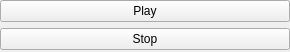
<?xml version="1.0" encoding="UTF-8"?>
<ui version="4.0">
 <class>AnimationObjectWidget</class>
 <widget class="QWidget" name="AnimationObjectWidget">
  <property name="geometry">
   <rect>
    <x>0</x>
    <y>0</y>
    <width>290</width>
    <height>52</height>
   </rect>
  </property>
  <property name="windowTitle">
   <string>Form</string>
  </property>
  <property name="locale">
   <locale language="English" country="UnitedStates"/>
  </property>
  <layout class="QVBoxLayout" name="verticalLayout">
   <property name="leftMargin">
    <number>0</number>
   </property>
   <property name="topMargin">
    <number>0</number>
   </property>
   <property name="rightMargin">
    <number>0</number>
   </property>
   <property name="bottomMargin">
    <number>0</number>
   </property>
   <item>
    <widget class="QPushButton" name="playButton">
     <property name="text">
      <string>Play</string>
     </property>
    </widget>
   </item>
   <item>
    <widget class="QPushButton" name="stopButton">
     <property name="text">
      <string>Stop</string>
     </property>
    </widget>
   </item>
  </layout>
 </widget>
 <resources/>
 <connections/>
</ui>
